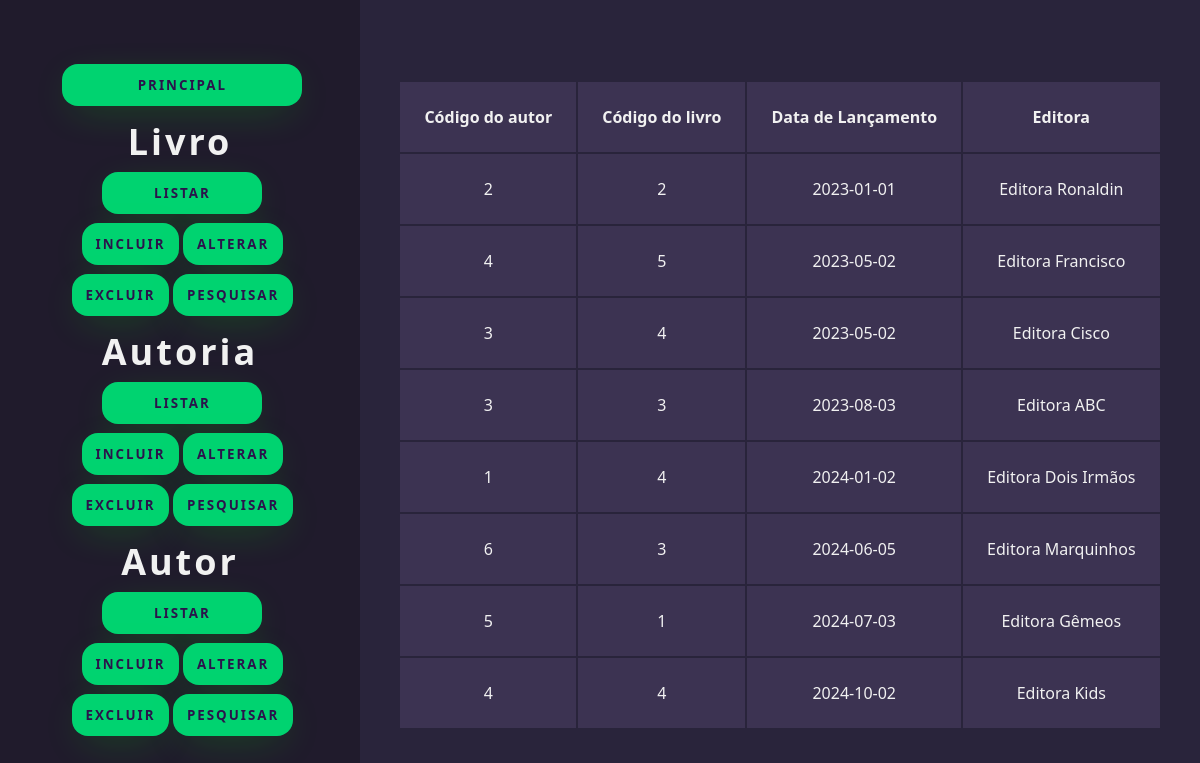
Before: /class_autoria/listar.php with the older database file.
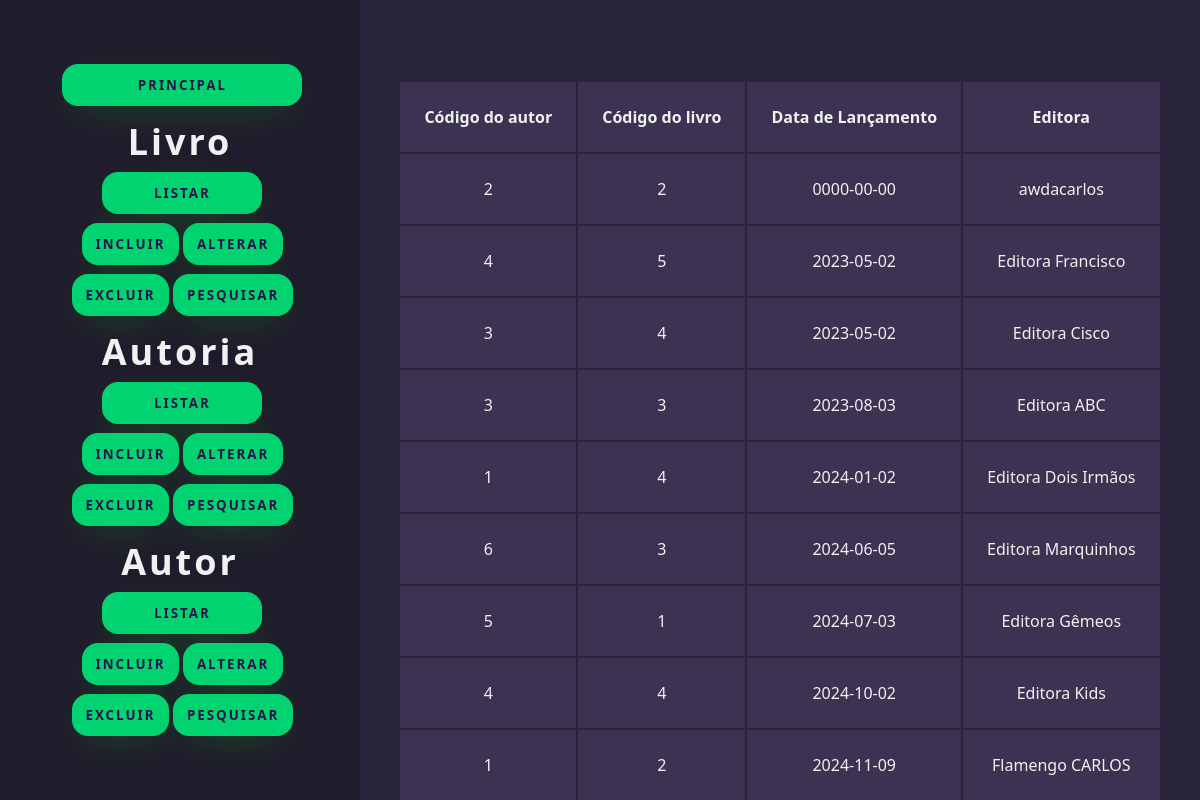
After: the same page with the newer database file.
### tables this page shows
CREATE TABLE `autoria` (
  `Cod_Autor` int(11) NOT NULL,
  `Cod_Livro` int(11) NOT NULL,
  `DataLancamento` date NOT NULL,
  `Editora` varchar(100) NOT NULL
);

### class_autoria/listar.php (the view, shortened to what this page needs)
<!DOCTYPE html>
<html lang="pt-br">
<head>
    <link rel="stylesheet" href="../css/style.css" />
</head>
<body>
    <?php include_once '../layouts/navbar.php' ?>
    <section class="right">
      <table>
        <?php
        include_once 'autoria.php';
        $a = new Autoria();
        $aut_bd = $a -> listar();
        ?>
        <tr>
        <th> Código do autor </th><th> Código do livro </th>
            <th> Data de Lançamento </th> <th> Editora </th>
        </tr>
        <?php
        foreach ($aut_bd as $aut_mostrar) {
            ?>
            <br><br>
            <tr> <td> <?php echo $aut_mostrar[0]; ?> </td>
            <td> <?php echo $aut_mostrar[1]; ?> </td>
            <td> <?php echo $aut_mostrar[2]; ?> </td>
            <td> <?php echo $aut_mostrar[3]; ?> </td>
            <?php
        }
        ?>
        </table>
    </section>
</body>
</html>

Changed rows visible on the page:
changed autoria "2": DataLancamento "2023-01-01" → "0000-00-00"; Editora "Editora Ronaldin" → "awdacarlos"
added autoria: Cod_Autor "1", Cod_Livro "2", DataLancamento "2024-11-09", Editora "Flamengo CARLOS"
